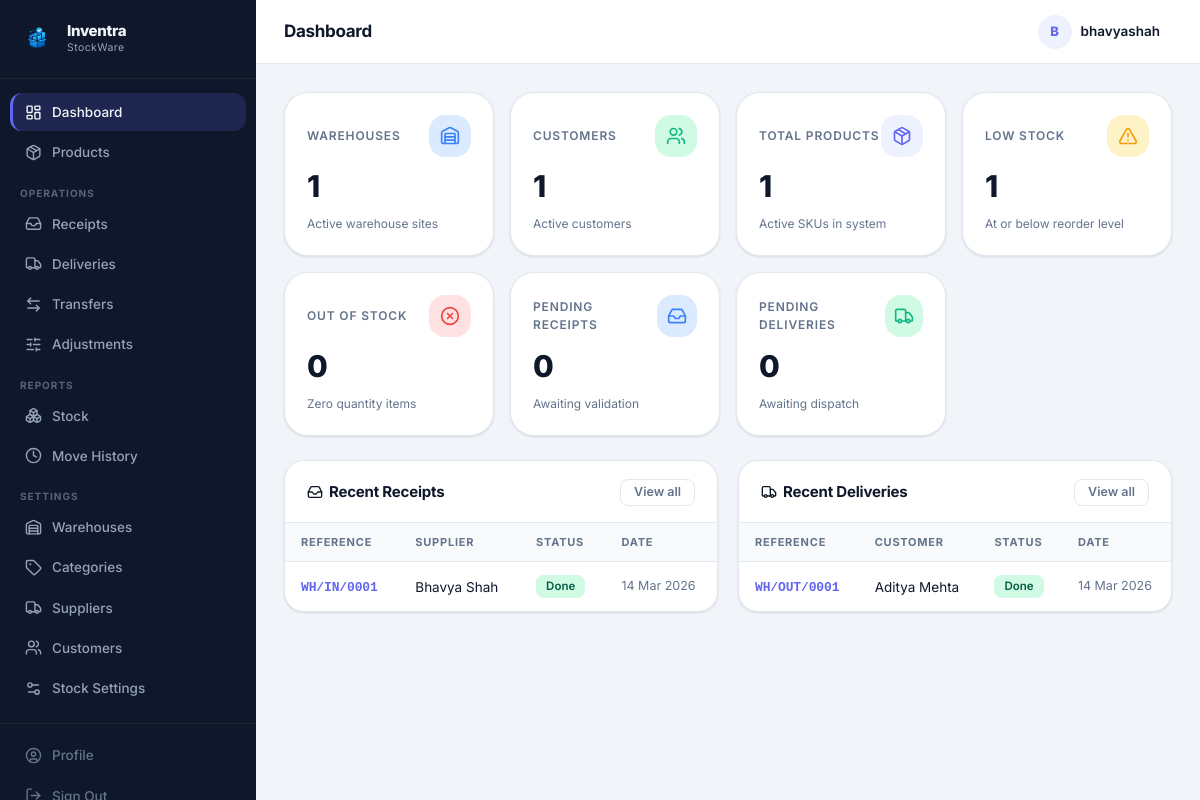
/dashboard.php (signed in), run on the app's committed database.
### tables this page shows
CREATE TABLE receipts (
            id         INTEGER PRIMARY KEY AUTOINCREMENT,
            reference  TEXT UNIQUE NOT NULL,
            supplier_id INTEGER,
            supplier   TEXT DEFAULT '',
            purpose    TEXT DEFAULT '',
            status     TEXT DEFAULT 'Draft',
            notes      TEXT DEFAULT '',
            schedule_date TEXT,
            receive_from_location TEXT DEFAULT '',
            responsible TEXT DEFAULT '',
            created_by INTEGER,
            created_at DATETIME DEFAULT CURRENT_TIMESTAMP,
            updated_at DATETIME DEFAULT CURRENT_TIMESTAMP,
            FOREIGN KEY (supplier_id) REFERENCES suppliers(id),
            FOREIGN KEY (created_by) REFERENCES users(id)
        );

CREATE TABLE deliveries (
            id         INTEGER PRIMARY KEY AUTOINCREMENT,
            reference  TEXT UNIQUE NOT NULL,
            customer_id INTEGER,
            customer   TEXT DEFAULT '',
            order_reference TEXT DEFAULT '',
            status     TEXT DEFAULT 'Draft',
            notes      TEXT DEFAULT '',
            delivery_address TEXT DEFAULT '',
            schedule_date TEXT,
            responsible TEXT DEFAULT '',
            operation_type TEXT DEFAULT '',
            created_by INTEGER,
            created_at DATETIME DEFAULT CURRENT_TIMESTAMP,
            updated_at DATETIME DEFAULT CURRENT_TIMESTAMP,
            FOREIGN KEY (customer_id) REFERENCES customers(id),
            FOREIGN KEY (created_by) REFERENCES users(id)
        );

### includes/db.php (called while the page is built, shortened)
<?php
function getDB(): PDO
{
    static $pdo = null;
    if ($pdo !== null) return $pdo;
    $pdo = new PDO('sqlite:' . DB_PATH);
    $pdo->setAttribute(PDO::ATTR_ERRMODE, PDO::ERRMODE_EXCEPTION);
    $pdo->setAttribute(PDO::ATTR_DEFAULT_FETCH_MODE, PDO::FETCH_ASSOC);
    $pdo->exec('PRAGMA foreign_keys = ON');
    $pdo->exec('PRAGMA journal_mode = WAL');
    return $pdo;
}

### dashboard.php (the view, shortened to what this page needs)
<?php
require_once 'includes/db.php';
require_once 'includes/functions.php';
$db = getDB();
$totalProducts   = totalProducts();
$totalWarehouses = totalWarehouses();
$totalCustomers  = totalCustomers();
$lowStock        = lowStockCount();
$outOfStock      = outOfStockCount();
$pendingRec      = pendingCount('receipts');
$pendingDel      = pendingCount('deliveries');
$recentReceipts = $db->query("
    SELECT r.*, u.name user_name FROM receipts r
    LEFT JOIN users u ON u.id = r.created_by
    ORDER BY r.created_at DESC LIMIT 5
")->fetchAll();
$recentDeliveries = $db->query("
    SELECT d.*, u.name user_name FROM deliveries d
    LEFT JOIN users u ON u.id = d.created_by
    ORDER BY d.created_at DESC LIMIT 5
")->fetchAll();
include 'includes/header.php';
?>
<div class="kpi-grid">
  <div class="kpi-card">
    <div class="kpi-header">
      <span class="kpi-label">Warehouses</span>
      <div class="kpi-icon blue"><i data-lucide="warehouse"></i></div>
    </div>
    <div class="kpi-value"><?= $totalWarehouses ?></div>
    <div class="kpi-sub">Active warehouse sites</div>
  </div>
  <div class="kpi-card">
    <div class="kpi-header">
      <span class="kpi-label">Customers</span>
      <div class="kpi-icon green"><i data-lucide="users"></i></div>
    </div>
    <div class="kpi-value"><?= $totalCustomers ?></div>
    <div class="kpi-sub">Active customers</div>
  </div>
  <div class="kpi-card">
    <div class="kpi-header">
      <span class="kpi-label">Total Products</span>
      <div class="kpi-icon indigo"><i data-lucide="package"></i></div>
    </div>
    <div class="kpi-value"><?= $totalProducts ?></div>
    <div class="kpi-sub">Active SKUs in system</div>
  </div>
  <div class="kpi-card">
    <div class="kpi-header">
      <span class="kpi-label">Low Stock</span>
      <div class="kpi-icon yellow"><i data-lucide="alert-triangle"></i></div>
    </div>
    <div class="kpi-value"><?= $lowStock ?></div>
    <div class="kpi-sub">At or below reorder level</div>
  </div>
  <div class="kpi-card">
    <div class="kpi-header">
      <span class="kpi-label">Out of Stock</span>
      <div class="kpi-icon red"><i data-lucide="x-circle"></i></div>
    </div>
    <div class="kpi-value"><?= $outOfStock ?></div>
    <div class="kpi-sub">Zero quantity items</div>
  </div>
  <div class="kpi-card">
    <div class="kpi-header">
      <span class="kpi-label">Pending Receipts</span>
      <div class="kpi-icon blue"><i data-lucide="inbox"></i></div>
    </div>
    <div class="kpi-value"><?= $pendingRec ?></div>
    <div class="kpi-sub">Awaiting validation</div>
  </div>
  <div class="kpi-card">
    <div class="kpi-header">
      <span class="kpi-label">Pending Deliveries</span>
      <div class="kpi-icon green"><i data-lucide="truck"></i></div>
    </div>
    <div class="kpi-value"><?= $pendingDel ?></div>
    <div class="kpi-sub">Awaiting dispatch</div>
  </div>
</div>
<div style="display:grid; grid-template-columns: 1fr 1fr; gap:20px; margin-bottom:20px;">
  <div class="card">
    <div class="card-header">
      <span class="card-title"><i data-lucide="inbox" style="width:16px;height:16px;vertical-align:-3px;margin-right:6px;"></i>Recent Receipts</span>
      <a href="receipts.php" class="btn btn-secondary btn-sm">View all</a>
    </div>
    <div class="table-wrap">
      <table>
        <thead>
          <tr>
            <th>Reference</th>
            <th>Supplier</th>
            <th>Status</th>
            <th>Date</th>
          </tr>
        </thead>
        <tbody>
          <?php if (empty($recentReceipts)): ?>
          <tr><td colspan="4">
            <div class="empty-state" style="padding:24px;">
              <div class="empty-icon"><i data-lucide="inbox"></i></div>
              <p>No receipts yet</p>
            </div>
          </td></tr>
          <?php else: ?>
            <?php foreach ($recentReceipts as $r): ?>
            <tr>
              <td><a href="receipts.php?id=<?= $r['id'] ?>" class="fw-600 font-mono" style="color:var(--primary);text-decoration:none;"><?= e($r['reference']) ?></a></td>
              <td><?= e($r['supplier'] ?: '—') ?></td>
              <td><?= statusBadge($r['status']) ?></td>
              <td class="text-secondary text-sm"><?= date('d M Y', strtotime($r['created_at'])) ?></td>
            </tr>
            <?php endforeach; ?>
          <?php endif; ?>
        </tbody>
      </table>
    </div>
  </div>
  <div class="card">
    <div class="card-header">
      <span class="card-title"><i data-lucide="truck" style="width:16px;height:16px;vertical-align:-3px;margin-right:6px;"></i>Recent Deliveries</span>
      <a href="deliveries.php" class="btn btn-secondary btn-sm">View all</a>
    </div>
    <div class="table-wrap">
      <table>
        <thead>
          <tr>
            <th>Reference</th>
            <th>Customer</th>
            <th>Status</th>
            <th>Date</th>
          </tr>
        </thead>
        <tbody>
          <?php if (empty($recentDeliveries)): ?>
          <tr><td colspan="4">
            <div class="empty-state" style="padding:24px;">
              <div class="empty-icon"><i data-lucide="truck"></i></div>
              <p>No deliveries yet</p>
            </div>
          </td></tr>
          <?php else: ?>
            <?php foreach ($recentDeliveries as $d): ?>
            <tr>
              <td><a href="deliveries.php?id=<?= $d['id'] ?>" class="fw-600 font-mono" style="color:var(--primary);text-decoration:none;"><?= e($d['reference']) ?></a></td>
              <td><?= e($d['customer'] ?: '—') ?></td>
              <td><?= statusBadge($d['status']) ?></td>
              <td class="text-secondary text-sm"><?= date('d M Y', strtotime($d['created_at'])) ?></td>
            </tr>
            <?php endforeach; ?>
          <?php endif; ?>
        </tbody>
      </table>
    </div>
  </div>
</div>
<?php include 'includes/footer.php'; ?>

### includes/functions.php (shortened to what this page needs)
<?php
function e(mixed $v): string
{
    return htmlspecialchars((string)$v, ENT_QUOTES | ENT_SUBSTITUTE, 'UTF-8');
}
function statusBadge(string $status): string
{
    $map = [
        'Draft'    => 'badge-gray',
        'Waiting'  => 'badge-yellow',
        'Picked'   => 'badge-yellow',
        'Ready'    => 'badge-blue',
        'Packed'   => 'badge-blue',
        'Done'     => 'badge-green',
        'Canceled' => 'badge-red',
    ];
    $cls = $map[$status] ?? 'badge-gray';
    return '<span class="badge ' . $cls . '">' . e($status) . '</span>';
}
function totalProducts(): int
{
    return (int)getDB()->query("SELECT COUNT(*) FROM products WHERE active=1")->fetchColumn();
}
function totalWarehouses(): int
{
    return (int)getDB()->query("SELECT COUNT(*) FROM warehouses WHERE active=1")->fetchColumn();
}
function totalCustomers(): int
{
    $db = getDB();
    try {
        return (int)$db->query("SELECT COUNT(*) FROM customers WHERE active=1")->fetchColumn();
    } catch (Throwable $e) {
        return 0;
    }
}
function lowStockCount(): int
{
        $db = getDB();
        $threshold = (float)(getSetting('global_low_stock_threshold', '0') ?? '0');
        if ($threshold > 0) {
                $st = $db->prepare("
                        SELECT COUNT(DISTINCT p.id) FROM products p
                        LEFT JOIN (SELECT product_id, SUM(qty) t FROM stock_levels GROUP BY product_id) s
                            ON s.product_id = p.id
                        WHERE p.active=1 AND (s.t IS NULL OR s.t <= ?)
                ");
                $st->execute([$threshold]);
                return (int)$st->fetchColumn();
        }
        return (int)$db->query("
                SELECT COUNT(DISTINCT p.id) FROM products p
                LEFT JOIN (SELECT product_id, SUM(qty) t FROM stock_levels GROUP BY product_id) s
                    ON s.product_id = p.id
                WHERE p.active=1 AND p.reorder_qty > 0
                    AND (s.t IS NULL OR s.t <= p.reorder_qty)
        ")->fetchColumn();
}
function outOfStockCount(): int
{
    return (int)getDB()->query("
        SELECT COUNT(DISTINCT p.id) FROM products p
        LEFT JOIN (SELECT product_id, SUM(qty) t FROM stock_levels GROUP BY product_id) s
          ON s.product_id = p.id
        WHERE p.active=1 AND (s.t IS NULL OR s.t = 0)
    ")->fetchColumn();
}
function pendingCount(string $table): int
{
    $allowed = ['receipts','deliveries','transfers','adjustments'];
    return (int)getDB()->query(
        "SELECT COUNT(*) FROM $table WHERE status NOT IN ('Done','Canceled')"
    )->fetchColumn();
}
function getSetting(string $key, ?string $default = null): ?string
{
    $db = getDB();
    $st = $db->prepare("SELECT setting_value FROM settings WHERE setting_key=?");
    $st->execute([$key]);
    $val = $st->fetchColumn();
    return (string)$val;
}

### data on the page
receipts: reference "WH/IN/0001", supplier "Bhavya Shah", status "Done", created_at "14 Mar 2026"
deliveries: reference "WH/OUT/0001", customer "Aditya Mehta", status "Done", created_at "14 Mar 2026"

### other printed values
$item['label'] "Dashboard"
$item['label'] "Products"
$item['section'] "OPERATIONS"
$item['label'] "Receipts"
$item['label'] "Deliveries"
$item['label'] "Transfers"
$item['label'] "Adjustments"
$item['section'] "REPORTS"
$item['label'] "Stock"
$item['label'] "Move History"
$item['section'] "SETTINGS"
$item['label'] "Warehouses"
$item['label'] "Categories"
$item['label'] "Suppliers"
$item['label'] "Customers"
